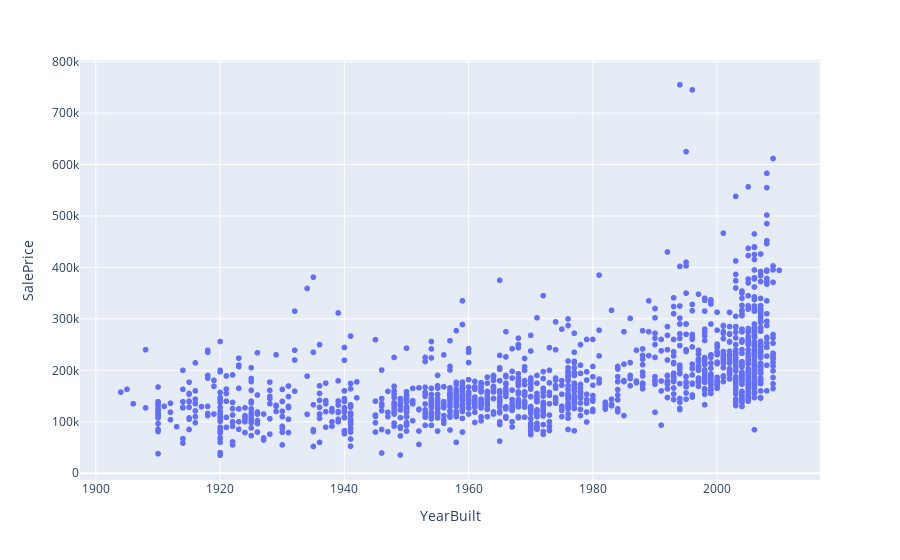

Notebook source saved alongside this figure:
### Markdown cell above
# YearBuilt (Pregunta 5)

### Code cell
dataset_yearBuilt = dataset.drop(dataset[dataset.YearBuilt < 1901].index)

YearBuiltTemp = dataset_yearBuilt.iloc[:, 4].values
SalePriceTemp = dataset_yearBuilt.iloc[:, 13].values

figYearBuilt = px.scatter(x = YearBuiltTemp, y = SalePriceTemp, labels={'x':'YearBuilt', 'y':'SalePrice'})
figYearBuilt.show()

### Figure 1 — Plotly figure (JSON) as saved in the notebook; plotly's stock layout.template omitted (floating-point values rounded to 4 significant figures; data arrays with more than 128 entries replaced by an {"elided": "..."} marker saying what was removed)
{"data": [{"hoverlabel": {"namelength": 0}, "hovertemplate": "YearBuilt=%{x}<br>SalePrice=%{y}", "legendgroup": "", "marker": {"color": "#636efa", "symbol": "circle"}, "mode": "markers", "name": "", "showlegend": false, "type": "scattergl", "x": {"elided": "1435 int values"}, "xaxis": "x", "y": {"elided": "1435 int values"}, "yaxis": "y"}], "layout": {"legend": {"tracegroupgap": 0}, "margin": {"t": 60}, "xaxis": {"anchor": "y", "domain": [0, 1], "title": {"text": "YearBuilt"}}, "yaxis": {"anchor": "x", "domain": [0, 1], "title": {"text": "SalePrice"}}}}
